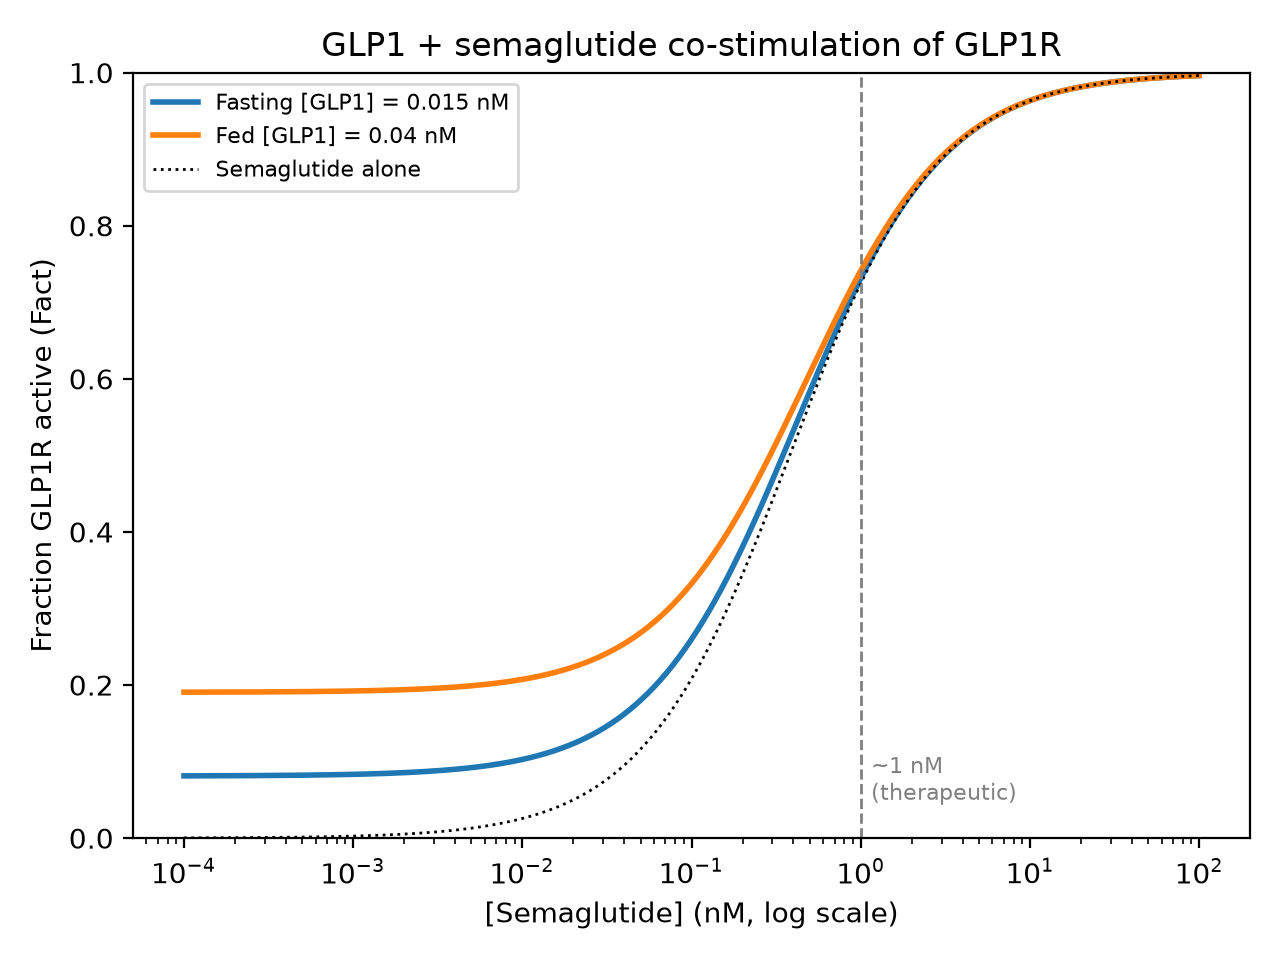

Reproduce this figure in Python.
# Models GLP1 (natural hormone) and semaglutide (drug) both binding GLP1R
# Both compete for the same receptor spot, both turn the receptor on
# Plots how receptor activation changes as semaglutide increases,
# with GLP1 held at fasting or fed levels
 
import numpy as np                  # arrays, log-spaced concentrations
import matplotlib.pyplot as plt     # plotting
 
# ---------------------------------------------------------------
# Model function
# One ligand: fraction active = L / (Kd + L)
# Two ligands: divide each by its own Kd, add together, same formula
# More of either ligand -> more receptors on -> levels off at 1 (100%)
# ---------------------------------------------------------------
def Fact(G, S, Kd_G, Kd_S):
    """Fraction of GLP1R active with GLP1 (G) + semaglutide (S)"""
    occ = G / Kd_G + S / Kd_S       # combined binding strength of both ligands
    return occ / (1 + occ)          # fraction of receptors on, 0 to 1
 
# ---------------------------------------------------------------
# Parameters
# Kd = how tightly each ligand binds
# lower Kd = tighter binding
# GLP1 binds ~2x tighter than semaglutide
# GLP1 rises after eating; semaglutide stays ~1 nM on treatment
# ---------------------------------------------------------------
Kd_GLP1 = 0.17          # GLP1 binding constant [nM]
Kd_sema = 0.38          # semaglutide binding constant [nM]
GLP1_fast = 0.015       # GLP1 level when fasting [nM]
GLP1_fed = 0.040        # GLP1 level after a meal [nM]
sema_dose = 1.0         # typical semaglutide level on treatment [nM]
 
S = np.logspace(-4, 2, 500)   # semaglutide values to test: 0.0001-100 nM
 
# ---------------------------------------------------------------
# Plot
# Each curve: semaglutide varies, GLP1 stays fixed
# Low semaglutide -> curve sits at GLP1-only activation
# High semaglutide -> drug takes over, curves merge toward 1
# Dotted line = drug with no GLP1, for comparison
# ---------------------------------------------------------------
plt.figure()                                                 # new blank figure
plt.semilogx(S, Fact(GLP1_fast, S, Kd_GLP1, Kd_sema), lw=2,
             label=f"Fasting [GLP1] = {GLP1_fast} nM")       # activation with fasting GLP1
plt.semilogx(S, Fact(GLP1_fed, S, Kd_GLP1, Kd_sema), lw=2,
             label=f"Fed [GLP1] = {GLP1_fed} nM")            # activation with fed GLP1
plt.semilogx(S, Fact(0, S, Kd_GLP1, Kd_sema), lw=1, ls=":", c="k",
             label="Semaglutide alone")                      # activation with drug only
plt.axvline(sema_dose, ls="--", c="gray", lw=1)              # marks typical drug level
plt.text(sema_dose * 1.15, 0.05, "~1 nM\n(therapeutic)",
         color="gray", fontsize=8)                           # label for that marker
 
# Axes, labels, save
plt.ylim(0, 1)                                               # activation from 0 to 100%
plt.xlabel("[Semaglutide] (nM, log scale)")                  # x-axis: drug amount
plt.ylabel("Fraction GLP1R active (Fact)")                   # y-axis: receptors on
plt.title("GLP1 + semaglutide co-stimulation of GLP1R")      # plot title
plt.legend(loc="upper left", fontsize=8)                     # which curve is which
plt.tight_layout()                                           # keep labels from cutting off
plt.savefig("GLP1_GLP1R.png", dpi=200)                       # save plot as image
 
# ---------------------------------------------------------------
# Key numbers
# Activation with no drug vs. with 1 nM drug, fasting and fed
# Shows drug raises activation a lot and erases fasting/fed gap
# ---------------------------------------------------------------
for name, G in [("fasting", GLP1_fast), ("fed", GLP1_fed)]:  # repeat for each GLP1 level
    print(f"{name}: no drug Fact = {Fact(G, 0, Kd_GLP1, Kd_sema):.3f}, "
          f"with 1 nM semaglutide Fact = {Fact(G, sema_dose, Kd_GLP1, Kd_sema):.3f}")  # print both values
 
plt.show()                                                   # display the plot
 
